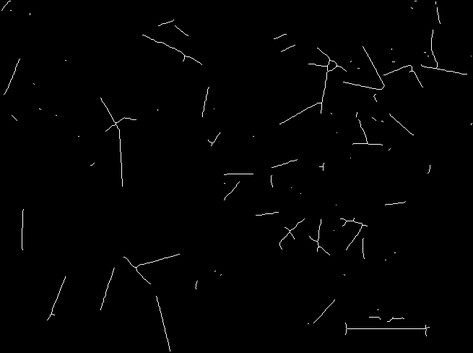
#> input picture data/raw/GF-skeltonized.tif, 473 x 353 px, shrunk from 655 x 488 before the run, found by its file name
$ python inspect_io.py
#> lines starting #> are read from the running program, lines starting #| are printed output that depends on the picture; long printed decimals are rounded
### src/fiberlen/io.py
# src/fiberlen/io.py

from pathlib import Path
from dataclasses import dataclass
from typing import Union

import numpy as np
import imageio.v3 as iio


@dataclass(frozen=True)
class SkeletonImage:
    mask: np.ndarray   # bool array, True = skeleton pixel
    path: Path


def read_skeleton_tif(
    path: Union[str, Path],
    *,
    foreground: str = "auto",
    pad: int = 0,
) -> SkeletonImage:
    """
    Read skeleton TIFF and return boolean mask.
    """
#> called with foreground = 'auto', pad = 0
    p = Path(path)

    arr = iio.imread(p)
#> arr is the input picture: shape (353, 473); min 0, max 232, mean 2.2

    # --- ensure 2D ---
    if arr.ndim == 3:
        if arr.shape[2] == 1:
            arr = arr[:, :, 0]
        else:
            arr = (
                0.299 * arr[:, :, 0]
                + 0.587 * arr[:, :, 1]
                + 0.114 * arr[:, :, 2]
            ).astype(arr.dtype)

    if arr.ndim != 2:
        raise ValueError(f"Expected 2D image, got {arr.shape}")

    # --- convert to uint8 if needed ---
    if arr.dtype == np.bool_:
        mask = arr.copy()
    else:
        if np.issubdtype(arr.dtype, np.floating):
            mx = float(np.nanmax(arr))
            if mx <= 1.0:
                arr = (arr * 255).astype(np.uint8)
            else:
                arr = np.clip(arr, 0, 255).astype(np.uint8)
        else:
            arr = np.clip(arr, 0, 255).astype(np.uint8)

        nonzero = np.count_nonzero(arr)
#> nonzero = 7484
        total = arr.size
#> total = 166969

        if foreground == "white":
            mask = arr > 0
        elif foreground == "black":
            mask = arr == 0
        elif foreground == "auto":
            # skeleton is usually sparse
            if nonzero / total < 0.5:
                mask = arr > 0
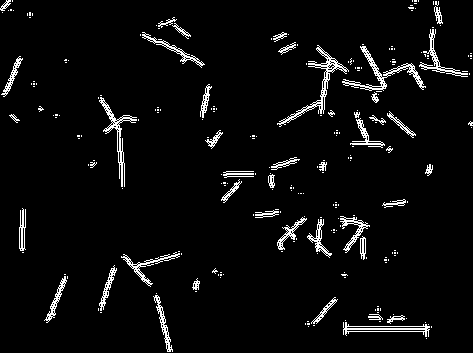
#> mask: shape (353, 473) bool; 4.5% white in thin lines or dots
            else:
                mask = arr == 0
        else:
            raise ValueError("foreground must be 'auto', 'white', or 'black'")

    if pad > 0:
        mask = np.pad(mask, pad_width=pad, mode="constant", constant_values=False)

    return SkeletonImage(mask=mask.astype(bool), path=p)

### scripts/inspect_io.py
# scripts/inspect_io.py
from pathlib import Path
import numpy as np

from fiberlen.io import read_skeleton_tif
from fiberlen.config import CFG

def main():
    img_path = Path("data/raw/GF-skeltonized.tif")
    sk = read_skeleton_tif(img_path, foreground=CFG.io_foreground, pad=CFG.io_pad)

    mask = sk.mask
    print("Loaded:", sk.path)
#| Loaded: data/raw/GF-skeltonized.tif
    print("Shape:", mask.shape)
#| Shape: (353, 473)
    print("dtype:", mask.dtype)
#| dtype: bool
    print("True pixels:", int(mask.sum()))
#| True pixels: 7484
    print("False pixels:", int(mask.size - mask.sum()))
#| False pixels: 159485
    print("True fraction:", float(mask.mean()))
#| True fraction: 0.04482

    # quick sanity: check original unique if you want
    # (read again without bool conversion)
    # print(np.unique(iio.imread(img_path))[:20])

if __name__ == "__main__":
    main()
